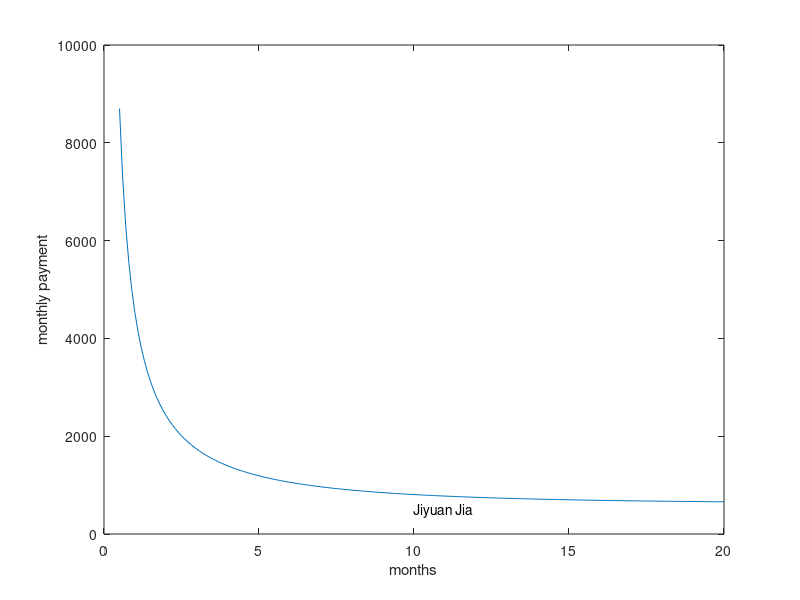

Here is the MATLAB script that generated this plot:
%%Problem 1
%monthly payment calculator
clear;clc;
N=0.5:0.1:20;     %number of years 
r=0.15;           %interest rate in percentage 
L=50000;          %loan amount in Dollar
p=r*L*power((1+r/12),12*N)./(12*(power((1+r/12),12*N)-1));
plot(N,p);
xlabel("months");
ylabel("monthly payment")
text(10,500,"Jiyuan Jia")



